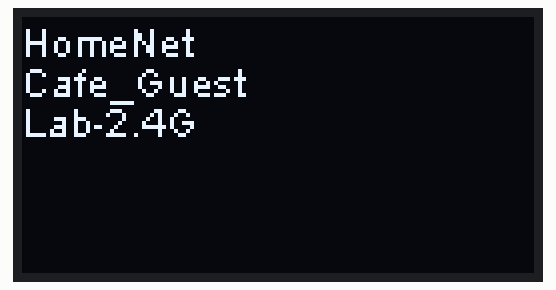
A sketch run on a simulated ESP32. Shown: 128×64 one-colour display. A WiFi scan finds three made-up networks; what the sketch prints to the serial monitor is not drawn.

Above: at 2.2 s.

The sketch:

WifiOled.ino
```cpp
#include <Arduino.h>

#include "WiFi.h"
#include <SSD1306.h>
//#include "EEPROM.h"


SSD1306 display(0x3c, 5, 4);

void setup()
{
    Serial.begin(115200);
    display.init();
    display.flipScreenVertically();
    display.clear();
    // Set WiFi to station mode and disconnect from an AP if it was previously connected
    WiFi.mode(WIFI_STA);
    WiFi.disconnect();
    delay(100);

    Serial.println("Setup done");
}

void loop()
{
    Serial.println("scan start");

    // WiFi.scanNetworks will return the number of networks found
    int n = WiFi.scanNetworks();
    Serial.println("scan done");
    if (n == 0) {
        Serial.println("no networks found");
    } else {
        Serial.print(n);
        Serial.println(" networks found");
        for (int i = 0; i < n; ++i) {
            // Print SSID and RSSI for each network found
            Serial.print(i + 1);
            Serial.print(": ");
            Serial.print(WiFi.SSID(i));
            Serial.print(" (");
            Serial.print(WiFi.RSSI(i));
            Serial.print(")");
            Serial.println((WiFi.encryptionType(i) == WIFI_AUTH_OPEN)?" ":"*");

            display.setTextAlignment(TEXT_ALIGN_LEFT);
            display.setFont(ArialMT_Plain_10);
            display.drawString(0, (i*10), WiFi.SSID(i));
            display.display();

            delay(10);

        }
    }
    Serial.println("");

    // Wait a bit before scanning again
    delay(5000);
    display.clear();

}
```

Measured:
- what the display in image 0 shows lasts 7.0 s, from 2.2 s to 9.2 s
